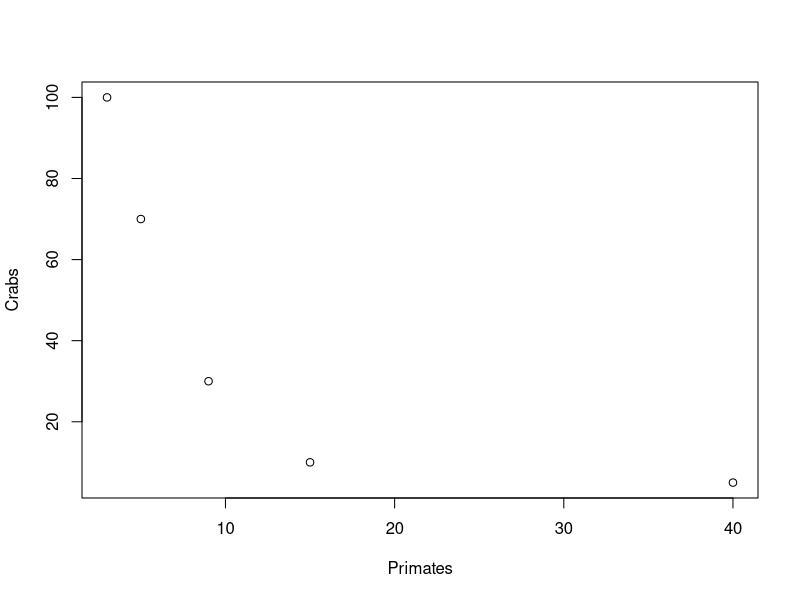
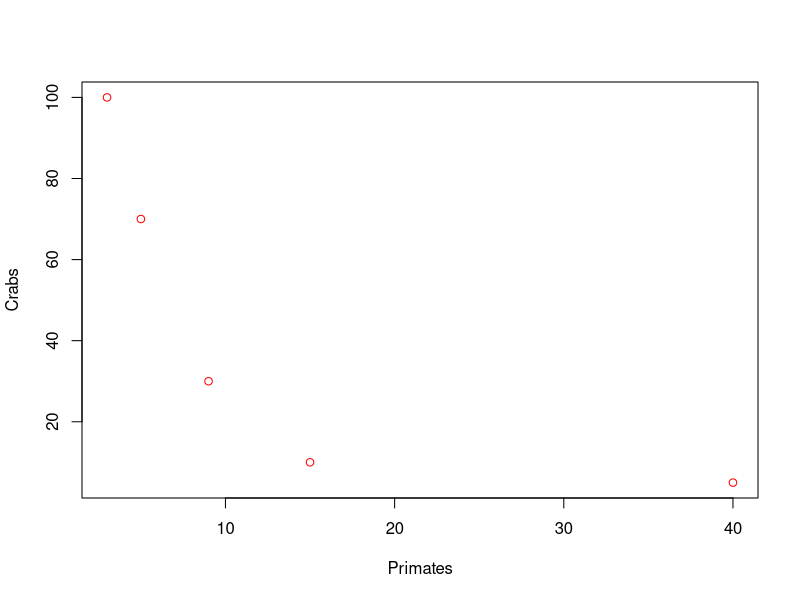
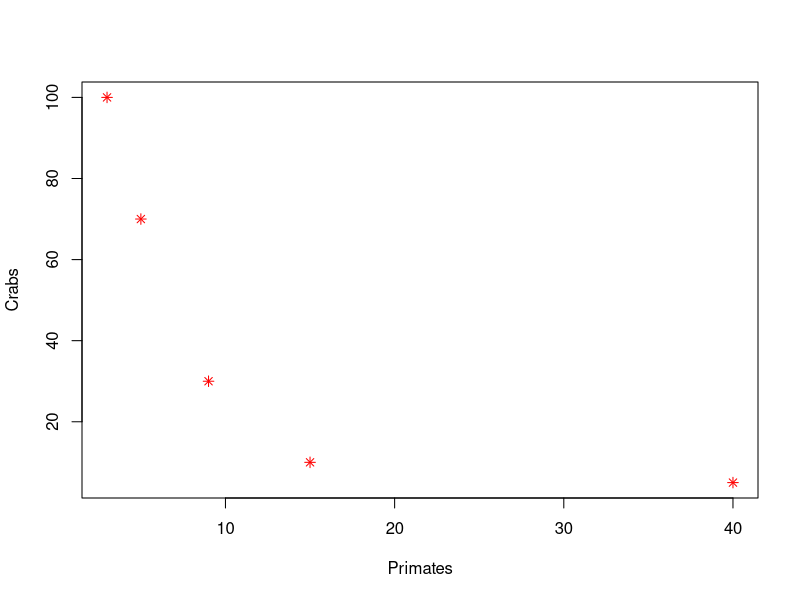
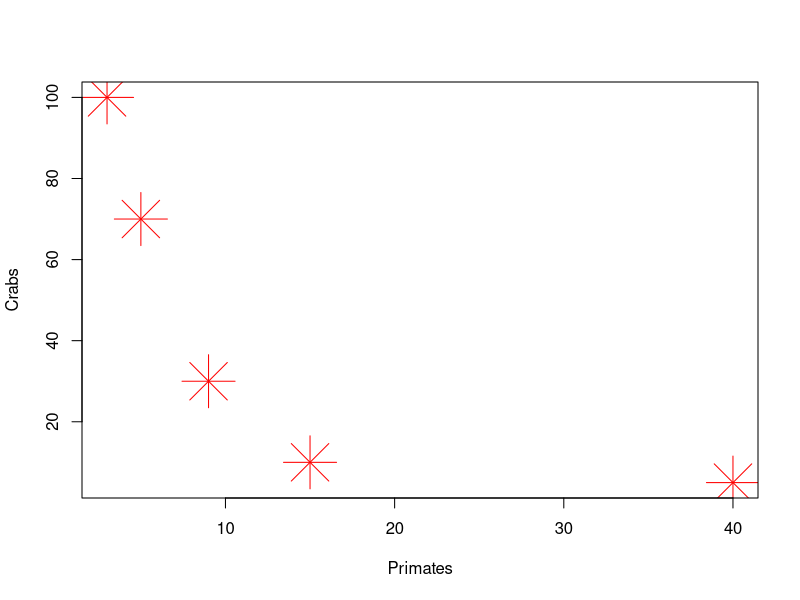
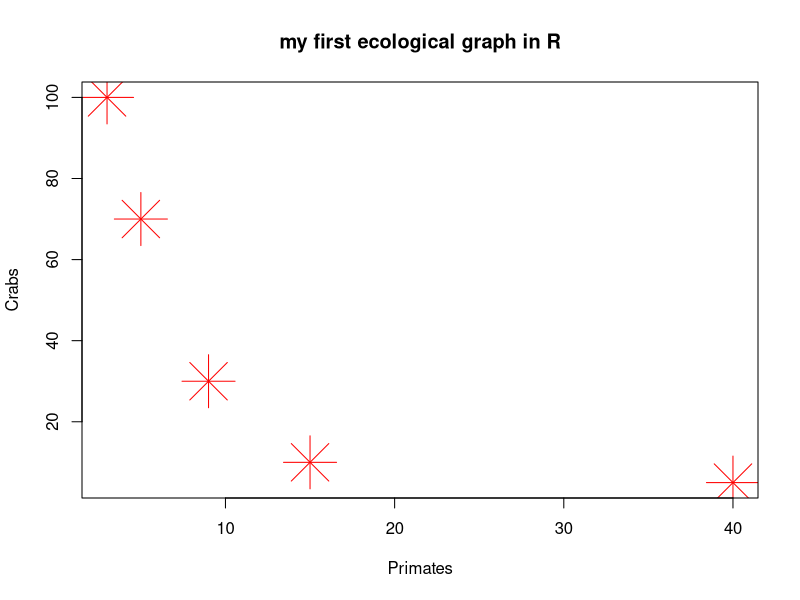

Write R code to recreate these figures, in order.
# comment the code to explain the functions! always comment the function for the exam. it is important to help others to understand what you are doing.

# this is an array
Primates <- c(3, 5, 9, 15, 40)
Primates

# new set
Crabs <- c(100, 70, 30, 10, 5)
Crabs

#new plot in R
plot(Primates,Crabs)

#add colour
plot(Primates,Crabs,col="red")

#change the shape of the points in the graph
plot(Primates,Crabs,col="red", pch=8)

#character exaggeration
plot(Primates,Crabs,col="red", pch=8, cex=5)

#give the graph a title
plot(Primates,Crabs,col="red", pch=8, cex=5, main="my first ecological graph in R")

#create a dataframe (table)
EcoSet<-data.frame(Primates, Crabs)
EcoSet

#calculating mean of individuals per site
(3+5+9+15+40)/5

#summary of the dataset -> function summary is the quickest way to do it = all univariate statistics for all the value in the data set
summary(EcoSet)
